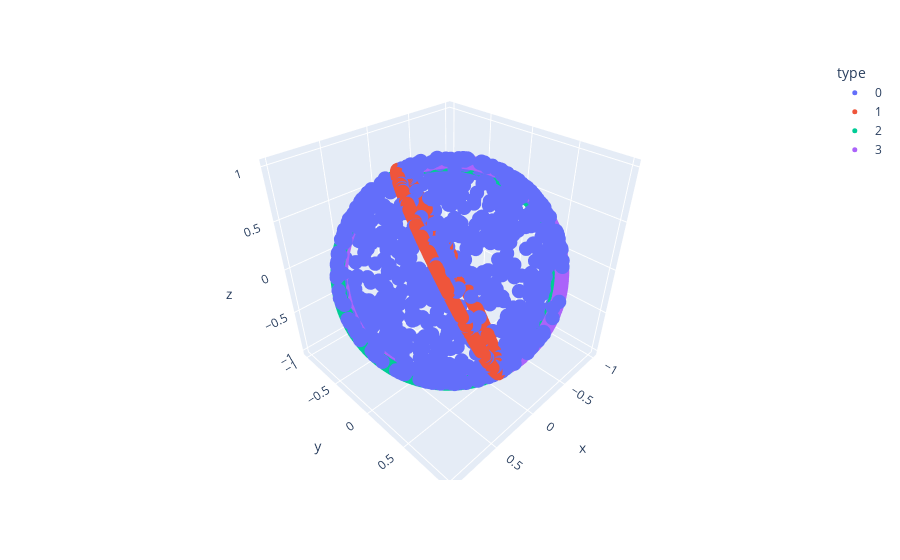

The notebook cell saved with this chart:
### Code cell
df = pd.DataFrame(np.concatenate(orig_points, axis=0), columns=['x', 'y', 'z'])
df['type'] = sum([[f'{i}']*1000 for i in range(modes+1)], [])
fig = px.scatter_3d(df, x='x', y='y', z='z', color='type')
fig.update_traces(marker={'size': 5})
fig.show()

### Figure 1 — Plotly figure (JSON) as saved in the notebook; plotly's stock layout.template omitted (floating-point values rounded to 4 significant figures; data arrays with more than 128 entries replaced by an {"elided": "..."} marker saying what was removed)
{"data": [{"hovertemplate": "type=0<br>x=%{x}<br>y=%{y}<br>z=%{z}<extra></extra>", "legendgroup": "0", "marker": {"color": "#636efa", "size": 5, "symbol": "circle"}, "mode": "markers", "name": "0", "scene": "scene", "showlegend": true, "type": "scatter3d", "x": {"elided": "1000 float values"}, "y": {"elided": "1000 float values"}, "z": {"elided": "1000 float values"}}, {"hovertemplate": "type=1<br>x=%{x}<br>y=%{y}<br>z=%{z}<extra></extra>", "legendgroup": "1", "marker": {"color": "#EF553B", "size": 5, "symbol": "circle"}, "mode": "markers", "name": "1", "scene": "scene", "showlegend": true, "type": "scatter3d", "x": {"elided": "1000 float values"}, "y": {"elided": "1000 float values"}, "z": {"elided": "1000 float values"}}, {"hovertemplate": "type=2<br>x=%{x}<br>y=%{y}<br>z=%{z}<extra></extra>", "legendgroup": "2", "marker": {"color": "#00cc96", "size": 5, "symbol": "circle"}, "mode": "markers", "name": "2", "scene": "scene", "showlegend": true, "type": "scatter3d", "x": {"elided": "1000 float values"}, "y": {"elided": "1000 float values"}, "z": {"elided": "1000 float values"}}, {"hovertemplate": "type=3<br>x=%{x}<br>y=%{y}<br>z=%{z}<extra></extra>", "legendgroup": "3", "marker": {"color": "#ab63fa", "size": 5, "symbol": "circle"}, "mode": "markers", "name": "3", "scene": "scene", "showlegend": true, "type": "scatter3d", "x": {"elided": "1000 float values"}, "y": {"elided": "1000 float values"}, "z": {"elided": "1000 float values"}}], "layout": {"legend": {"title": {"text": "type"}, "tracegroupgap": 0}, "margin": {"t": 60}, "scene": {"domain": {"x": [0, 1], "y": [0, 1]}, "xaxis": {"title": {"text": "x"}}, "yaxis": {"title": {"text": "y"}}, "zaxis": {"title": {"text": "z"}}}}}
